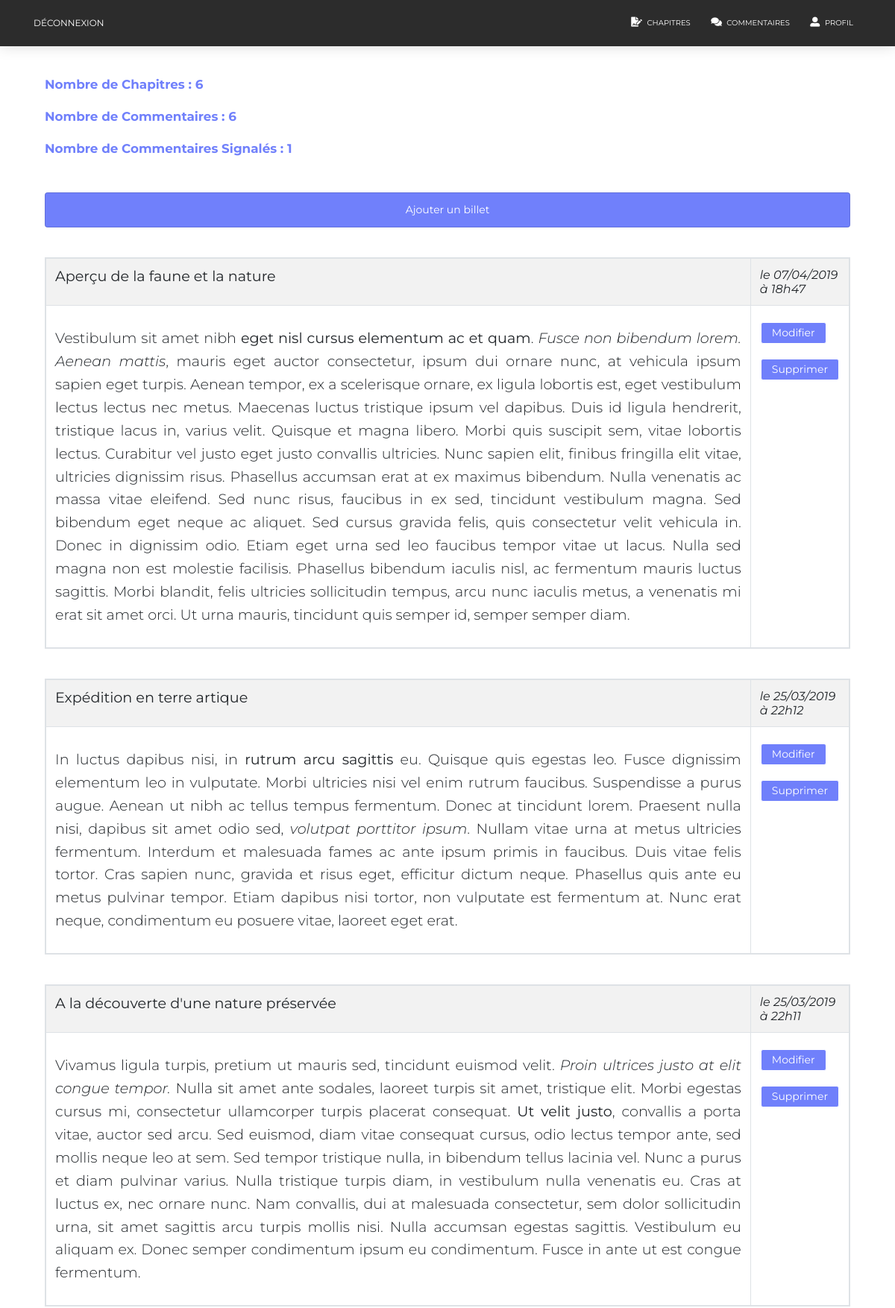
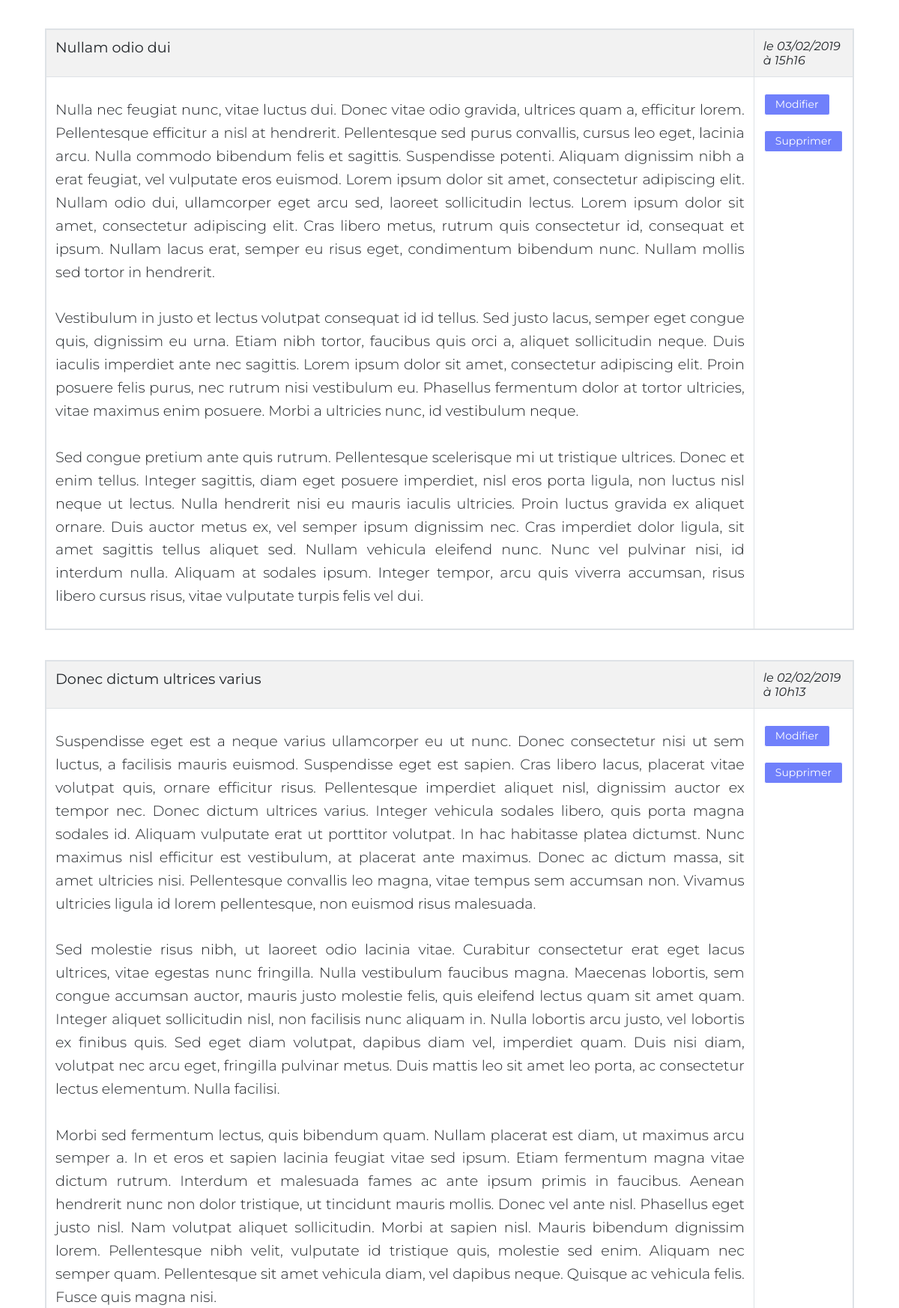
The app's page /index.php?action=listChaptersBackend (signed in, upper part) with its own data (2 pictures, top to bottom).
### tables this page shows
CREATE TABLE IF NOT EXISTS `post` (
  `id` int(11) NOT NULL AUTO_INCREMENT,
  `author` varchar(50) NOT NULL DEFAULT 'Jean Forteroche',
  `title` varchar(50) NOT NULL,
  `content` text NOT NULL,
  `creation_date` datetime NOT NULL,
  PRIMARY KEY (`id`)
);

### controller/backend.php (called while the page is built, shortened)
<?php
require_once '.\model\ChapterManager.php';
require_once '.\model\CommentsManager.php';
class Backend
{
	function listChaptersBackend()
    {
        $chapterManager = new ChapterManager();
        $chapters = $chapterManager->getChapters();
        $nbChapters = $chapterManager->countChapters();
        $commentManager = new CommentManager();
        $nbComments = $commentManager->countComments();
        $nbSignalComments = $commentManager->countSignalComments();
        include '.\view\backend\listChaptersViewBackend.php';
    }
}

### model/ChapterManager.php (called while the page is built, shortened)
<?php
class ChapterManager extends Manager
{
    public function getChapters()
    {
        $db = $this->dbConnect();
        $req = $db->query('SELECT id, title, content, DATE_FORMAT(creation_date, \'%d/%m/%Y à %Hh%i\') AS creation_date_fr FROM post ORDER BY creation_date DESC');
        return $req;
    }
    public function countChapters() {
        $db = $this->dbConnect();
        $req = $db->query('SELECT COUNT(*) FROM post');
        $nb = $req->fetch();
        return $nb;
    }
}

### model/CommentsManager.php (called while the page is built, shortened)
<?php
class CommentManager extends Manager
{
    public function countComments() {
        $db = $this->dbConnect();
        $req = $db->query('SELECT COUNT(*) FROM comment');
        $com = $req->fetch();
        return $com;
    }
    public function countSignalComments() {
        $db = $this->dbConnect();
        $req = $db->query('SELECT COUNT(*) FROM comment WHERE signaled = 1');
        $comS = $req->fetch();
        return $comS;
    }
}

### view/backend/listChaptersViewBackend.php (the view, shortened to what this page needs)
<?php
if (isset($_SESSION['pseudo'])) {
?>
<!DOCTYPE html>
<html lang="fr">
    <head>
    </head>
    <body>
        <nav class="navbar navbar-expand-lg fixed-top" data-background-color="black">
            <div class="container">
                <div class="navbar-translate">
                    <a class="navbar-brand" href="index.php?action=logOut" data-placement="bottom">
                        Déconnexion
                    </a>
                </div>
                <div class="navbar-translate justify-content-end" id="navigation">
                    <ul class="navbar-nav" style="-ms-flex-direction: row; flex-direction: row;">
                        <li class="nav-item menubar">
                            <a class="nav-link menubar" rel="tooltip" title="Éditez vos chapitres" href="index.php?action=listChaptersBackend">
                                <i class="fas fa-file-signature"></i>
                                <p>Chapitres</p>
                            </a>
                        </li>
                        <li class="nav-item menubar">
                            <a class="nav-link menubar" rel="tooltip" title="Gérez et modérez les commentaires" data-placement="bottom" href="index.php?action=getAllComments">
                                <i class="fas fa-comments"></i>
                                <p>Commentaires</p>
                            </a>
                        </li>
                        <li class="nav-item menubar">
                            <a class="nav-link menubar" rel="tooltip" title="Modifiez votre profil" data-placement="bottom" href="index.php?action=profil">
                                <i class="fas fa-user-alt"></i>
                                <p>Profil</p>
                            </a>
                        </li>
                    </ul>
                </div>
            </div>
        </nav>
        <div id="wrapper" style="margin-top: 100px;">
            <div id="sidebar-wrapper" class="container" style="margin-bottom: 40px;">
                <div class="container" style="margin-bottom: 45px; color: #7080fb;">
                    <p style="font-weight: bold">Nombre de Chapitres : <?= $nbChapters[0] ?><p>
                    <p style="font-weight: bold">Nombre de Commentaires : <?= $nbComments[0] ?><p>
                    <p style="font-weight: bold">Nombre de Commentaires Signalés : <?= $nbSignalComments[0] ?><p>
                </div>
                <div id="sidebar" class="container">
                    <a class="list-group-item" href="index.php?action=newChapter" style="color: white; background: #7080fb; text-align:center; "></i>Ajouter un billet</a>
                </div>
            </div>
            <div id="main-wrapper" class="container">
                <div id="main">
                    <?php
                    while ($data = $chapters->fetch())
                    {
                    ?>
                        <div class="container">
                            <table class="table table-bordered table-striped table-responsive" style="margin-bottom: 40px;">
                                <tbody>
                                    <tr>
                                        <td style="min-width: 250px; width: 100%">
                                            <h3 style="font-size: 1.2em;"><?= $data['title'] ?></h3>
                                        </td>
                                        <td>
                                            <em>le <?= $data['creation_date_fr'] ?></em>
                                        </td>
                                    </tr>
                                    <tr>
                                        <td>
                                            <p><?= nl2br($data['content']) ?></p>
                                        </td>
                                        <td>
                                            <button type="button" class="btn btn-outline-secondary btn-sm" style="background: #7080fb;" onclick="window.location.href='index.php?action=chapterBeforeChange&amp;id=<?= $data['id'] ?>';">Modifier</button>
                                            <button type="button" class="btn btn-outline-secondary btn-sm" style="background: #7080fb" onclick="window.location.href='index.php?action=deleteChapter&amp;id=<?= $data['id'] ?>';">Supprimer</button>
                                        </td>
                                    </tr>
                                </tbody>
                            </table>
                        </div>
                    <?php
                    }
                    ?>
                </div>
            </div>
        </div>
    </body>
</html>
<?php
}
else {
    echo 'Vous devez être connecté pour accéder à cette page :/';
}
?>

### style.css (style rules this page uses)
.menubar > i { color:white; font-size: 1.3em; }
.menubar > p { margin-left: 4px; }

### records on screen
post: title "Aperçu de la faune et la nature", creation_date_fr "07/04/2019 à 18h47", content "Vestibulum sit amet nibh eget nisl cursus elementum ac et quam . Fusce non bibendum lorem. Aenean mattis , mauris eget auctor consectetur, ipsum dui ornare nunc, at vehicula ipsum sapien eget turpis. Aenean tempor, ex a scelerisque ornare, ex ligula lobortis est, eget vestibulum lectus lectus nec metus. Maecenas luctus tristique ipsum vel dapibus. Duis id ligula hendrerit, tristique lacus in, varius velit. Quisque et magna libero. Morbi quis suscipit sem, vitae lobortis lectus. Curabitur vel justo eget justo convallis ultricies. Nunc sapien elit, finibus fringilla elit vitae, ultricies dignissim risus. Phasellus accumsan erat at ex maximus bibendum. Nulla venenatis ac massa vitae eleifend.…"
post: title "Expédition en terre artique", creation_date_fr "25/03/2019 à 22h12", content "In luctus dapibus nisi, in rutrum arcu sagittis eu. Quisque quis egestas leo. Fusce dignissim elementum leo in vulputate. Morbi ultricies nisi vel enim rutrum faucibus. Suspendisse a purus augue. Aenean ut nibh ac tellus tempus fermentum. Donec at tincidunt lorem. Praesent nulla nisi, dapibus sit amet odio sed, volutpat porttitor ipsum . Nullam vitae urna at metus ultricies fermentum. Interdum et malesuada fames ac ante ipsum primis in faucibus. Duis vitae felis tortor. Cras sapien nunc, gravida et risus eget, efficitur dictum neque. Phasellus quis ante eu metus pulvinar tempor. Etiam dapibus nisi tortor, non vulputate est fermentum at. Nunc erat neque, condimentum eu posuere vitae, laoreet…"
post: title "A la découverte d'une nature préservée", creation_date_fr "25/03/2019 à 22h11", content "Vivamus ligula turpis, pretium ut mauris sed, tincidunt euismod velit. Proin ultrices justo at elit congue tempor. Nulla sit amet ante sodales, laoreet turpis sit amet, tristique elit. Morbi egestas cursus mi, consectetur ullamcorper turpis placerat consequat. Ut velit justo , convallis a porta vitae, auctor sed arcu. Sed euismod, diam vitae consequat cursus, odio lectus tempor ante, sed mollis neque leo at sem. Sed tempor tristique nulla, in bibendum tellus lacinia vel. Nunc a purus et diam pulvinar varius. Nulla tristique turpis diam, in vestibulum nulla venenatis eu. Cras at luctus ex, nec ornare nunc. Nam convallis, dui at malesuada consectetur, sem dolor sollicitudin urna, sit amet…"
post: title "Nullam odio dui", creation_date_fr "03/02/2019 à 15h16", content "Nulla nec feugiat nunc, vitae luctus dui. Donec vitae odio gravida, ultrices quam a, efficitur lorem. Pellentesque efficitur a nisl at hendrerit. Pellentesque sed purus convallis, cursus leo eget, lacinia arcu. Nulla commodo bibendum felis et sagittis. Suspendisse potenti. Aliquam dignissim nibh a erat feugiat, vel vulputate eros euismod. Lorem ipsum dolor sit amet, consectetur adipiscing elit. Nullam odio dui, ullamcorper eget arcu sed, laoreet sollicitudin lectus. Lorem ipsum dolor sit amet, consectetur adipiscing elit. Cras libero metus, rutrum quis consectetur id, consequat et ipsum. Nullam lacus erat, semper eu risus eget, condimentum bibendum nunc. Nullam mollis sed tortor in…"
post: title "Donec dictum ultrices varius", creation_date_fr "02/02/2019 à 10h13", content "Suspendisse eget est a neque varius ullamcorper eu ut nunc. Donec consectetur nisi ut sem luctus, a facilisis mauris euismod. Suspendisse eget est sapien. Cras libero lacus, placerat vitae volutpat quis, ornare efficitur risus. Pellentesque imperdiet aliquet nisl, dignissim auctor ex tempor nec. Donec dictum ultrices varius. Integer vehicula sodales libero, quis porta magna sodales id. Aliquam vulputate erat ut porttitor volutpat. In hac habitasse platea dictumst. Nunc maximus nisl efficitur est vestibulum, at placerat ante maximus. Donec ac dictum massa, sit amet ultricies nisi. Pellentesque convallis leo magna, vitae tempus sem accumsan non. Vivamus ultricies ligula id lorem pellentesque,…"

### other values on screen
$nbChapters[0] "6"
$nbComments[0] "6"
$nbSignalComments[0] "1"
